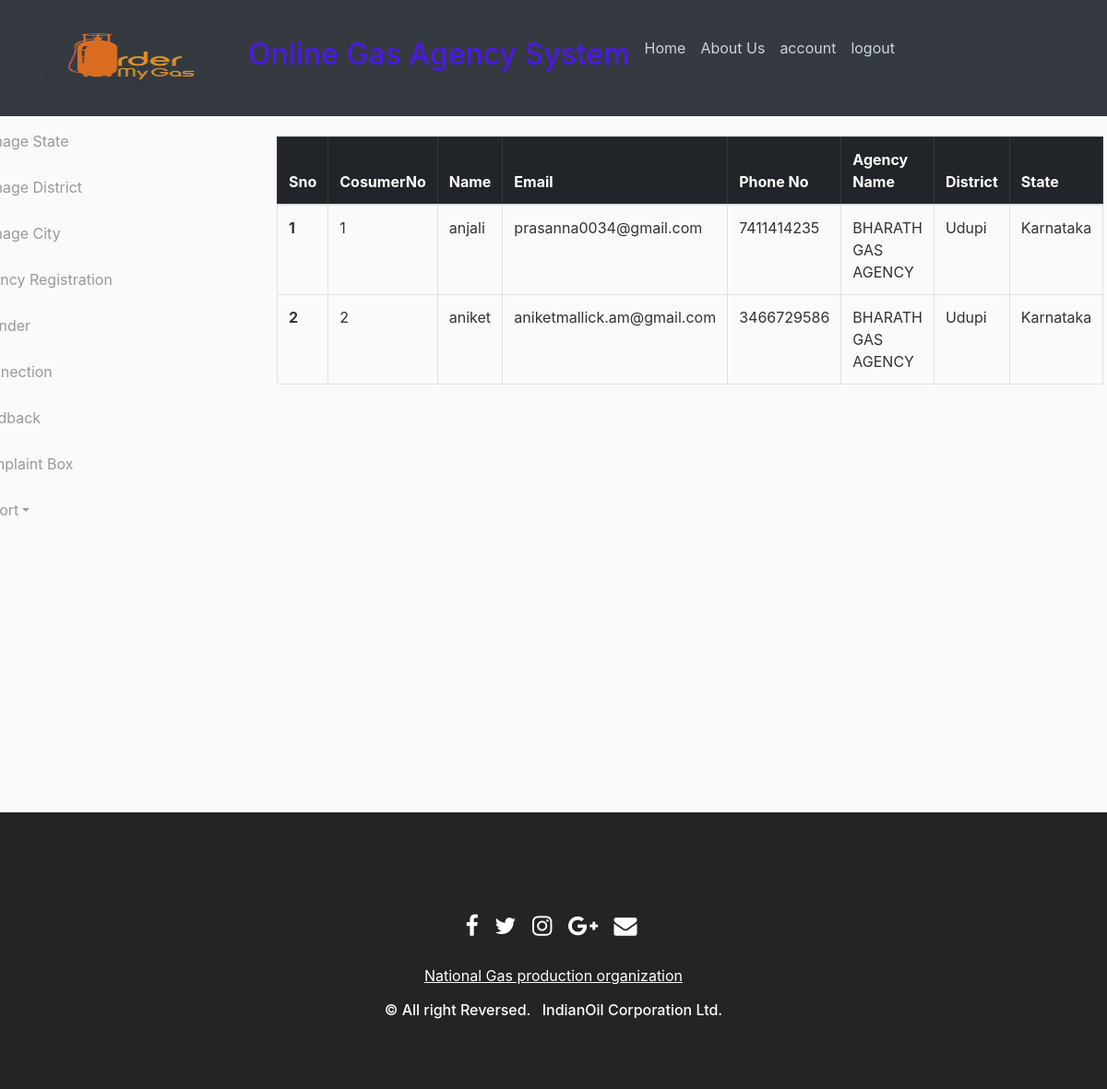
Page /creport (signed in) on the committed database.
### projectmain/dbcode.py (models this page shows, shortened)
class User_reg(db.Model,UserMixin):
    id = db.Column(db.Integer, primary_key=True)
    fname = db.Column(db.String(20),nullable=False)
    lname = db.Column(db.String(20),nullable=False)
    gender = db.Column(db.String(10),nullable=False)
    phone_no = db.Column(db.String(10),nullable=False)
    adress = db.Column(db.String(200),nullable=False)
    sid =db.Column(db.Integer,db.ForeignKey(state.id,ondelete="CASCADE"),nullable=False)
    did = db.Column(db.Integer,db.ForeignKey(district.did,ondelete="CASCADE"),nullable=False)
    cid = db.Column(db.Integer,db.ForeignKey(city.cid,ondelete="CASCADE"),nullable=False)
    aid = db.Column(db.Integer,db.ForeignKey(agent.aid,ondelete="CASCADE"),nullable=False)
    ctid = db.Column(db.Integer,db.ForeignKey(connection_type.ctid,ondelete="CASCADE"),nullable=False)
    username = db.Column(db.String(20), unique=True, nullable=False)
    email = db.Column(db.String(120), unique=True, nullable=False)
    image_file = db.Column(db.String(20), nullable=False, default='default.jpg')
    password = db.Column(db.String(60), nullable=False)
    fbck = db.relationship('feedback',cascade='all,delete',backref='User_reg')
    rol = db.relationship('roles',cascade='all,delete',backref='User_reg')

class agent(db.Model):
    aid = db.Column(db.Integer, primary_key=True)
    fname = db.Column(db.String(20),nullable=False)
    lname = db.Column(db.String(20),nullable=False)
    gender = db.Column(db.String(10),nullable=False)
    phone_no = db.Column(db.String(10),nullable=False)
    adress = db.Column(db.String(200),nullable=False)
    sid =db.Column(db.Integer,db.ForeignKey(state.id,ondelete="CASCADE"),nullable=False)
    did = db.Column(db.Integer,db.ForeignKey(district.did,ondelete="CASCADE"),nullable=False)
    cid = db.Column(db.Integer,db.ForeignKey(city.cid,ondelete="CASCADE"),nullable=False)
    agency_name = db.Column(db.String(40),unique=True,nullable=False)
    username = db.Column(db.String(20), unique=True, nullable=False)
    email = db.Column(db.String(120), unique=True, nullable=False)
    image_file = db.Column(db.String(20), nullable=False, default='default.jpg')
    password = db.Column(db.String(60), nullable=False)
    ctype = db.relationship('connection_type', secondary=ctype,backref=db.backref('agents', lazy='dynamic'))
    cyli = db.relationship('cylinders',cascade='all,delete',backref='agent')
    book = db.relationship('booking',cascade='all,delete',backref='agent')
    rol = db.relationship('roles',cascade='all,delete',backref='agent')
    fbck = db.relationship('feedback',cascade='all,delete',backref='agent')

class district(db.Model):
    did =db.Column(db.Integer,primary_key=True)
    dname = db.Column(db.String(20),nullable=False)
    sid = db.Column(db.Integer,db.ForeignKey('state.id'),nullable=False)
    city = db.relationship('city',cascade='all,delete',backref='district')
    agent = db.relationship('agent',cascade='all,delete',backref='district')
    user = db.relationship('User_reg',cascade='all,delete',backref='district')

class state(db.Model):
    id =db.Column(db.Integer,primary_key=True)
    state_name = db.Column(db.String(20),unique=True,nullable=False)
    district = db.relationship('district',cascade='all,delete',backref='state')

### projectmain/admin/routs.py (the view)
@Admin.route('/creport',methods=['GET', 'POST'])
@login_required
def creport():
    if current_user.is_authenticated and current_user.role=='admin':
        pass
    else:
        abort(403)
    consumer=User_reg.query.all()
    return render_template('creport.html',title="consumerReport",consumer=consumer,ag=agent,dist=db1,state=state)

### projectmain/dbcode.py (called while the page is built)
@login_manager.user_loader
def load_user(id):
    return roles.query.get(int(id))

### projectmain/templates/creport.html
{% extends 'admin.html' %}
{% block admin_ac %}
 <table class="table table-bordered " style="margin-right:300px;margin-left:-30px">
  <thead class="table-dark">
    <tr>
      <th scope="col">Sno</th>
      <th scope="col">CosumerNo</th>
      <th scope="col">Name</th>
      <th scope="col">Email</th>
      <th scope="col">Phone No</th>
      <th scope="col">Agency Name</th>
      <th scope="col">District</th>
      <th scope="col">State</th>
    </tr>
  </thead>
  <tbody >
  	{% for c in consumer %}
  	{% with a=ag.query.filter_by(aid=c.aid).first() %}
  	{% with d=dist.query.filter_by(did=c.did).first() %}
  	{% with s=state.query.filter_by(id=c.sid).first() %}
    <tr>
      <th scope="row">{{ loop.index }}</th>
      <td>{{ c.id }}</td>
      <td>{{ c.fname }}</td>
      <td>{{ c.email }}</td>
      <td>{{ c.phone_no }}</td>
      <td>{{ a.agency_name }}</td>
      <td>{{ d.dname }}</td>
      <td>{{s.state_name}}</td>
    </tr>
    {% endwith %}
    {% endwith %}
   	{% endwith %}
    {% endfor %}
  </tbody>
</table>
{% endblock admin_ac %}

### projectmain/static/main.css (style rules this page uses)
body { background: #fafafa; color: #333333; margin-top: 5rem; }

### rows in the picture
User_reg: id "1", fname "anjali", email "prasanna0034@gmail.com", phone_no "7411414235"
agent: agency_name "BHARATH GAS AGENCY"
district: dname "Udupi"
state: state_name "Karnataka"
User_reg: id "2", fname "aniket", email "aniketmallick.am@gmail.com", phone_no "3466729586"
